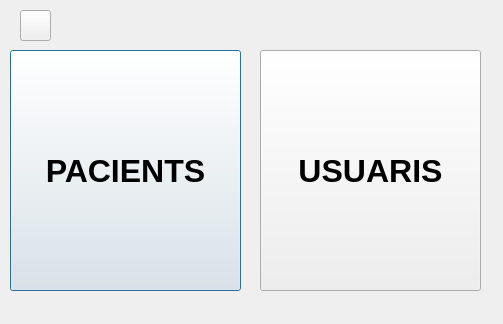
<?xml version="1.0" encoding="UTF-8"?>
<ui version="4.0">
 <class>Dialog</class>
 <widget class="QDialog" name="Dialog">
  <property name="geometry">
   <rect>
    <x>0</x>
    <y>0</y>
    <width>503</width>
    <height>324</height>
   </rect>
  </property>
  <property name="windowTitle">
   <string>Dialog</string>
  </property>
  <widget class="QPushButton" name="patients_btn">
   <property name="geometry">
    <rect>
     <x>10</x>
     <y>50</y>
     <width>231</width>
     <height>241</height>
    </rect>
   </property>
   <property name="font">
    <font>
     <pointsize>24</pointsize>
     <weight>75</weight>
     <bold>true</bold>
    </font>
   </property>
   <property name="text">
    <string>PACIENTS</string>
   </property>
  </widget>
  <widget class="QPushButton" name="users_btn">
   <property name="geometry">
    <rect>
     <x>260</x>
     <y>50</y>
     <width>221</width>
     <height>241</height>
    </rect>
   </property>
   <property name="font">
    <font>
     <pointsize>24</pointsize>
     <weight>75</weight>
     <bold>true</bold>
    </font>
   </property>
   <property name="text">
    <string>USUARIS</string>
   </property>
  </widget>
  <widget class="QToolButton" name="return_btn">
   <property name="geometry">
    <rect>
     <x>20</x>
     <y>10</y>
     <width>31</width>
     <height>31</height>
    </rect>
   </property>
   <property name="text">
    <string/>
   </property>
  </widget>
 </widget>
 <resources/>
 <connections/>
</ui>
